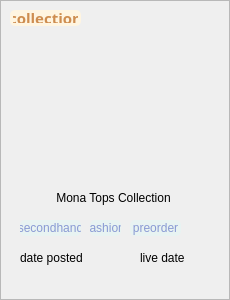
        <widget class="QFrame" name="post_sample_2">
         <property name="minimumSize">
          <size>
           <width>230</width>
           <height>300</height>
          </size>
         </property>
         <property name="maximumSize">
          <size>
           <width>230</width>
           <height>300</height>
          </size>
         </property>
         <property name="styleSheet">
          <string notr="true">#post_image {
  weight: 2; 
}

#post_info {
  weight: 1;
}</string>
         </property>
         <property name="frameShape">
          <enum>QFrame::StyledPanel</enum>
         </property>
         <property name="frameShadow">
          <enum>QFrame::Raised</enum>
         </property>
         <widget class="QLabel" name="post_image_15">
          <property name="geometry">
           <rect>
            <x>0</x>
            <y>0</y>
            <width>230</width>
            <height>170</height>
           </rect>
          </property>
          <property name="sizePolicy">
           <sizepolicy hsizetype="Preferred" vsizetype="Preferred">
            <horstretch>0</horstretch>
            <verstretch>10</verstretch>
           </sizepolicy>
          </property>
          <property name="text">
           <string/>
          </property>
          <property name="pixmap">
           <pixmap resource="../../../public/images/post_images/post_images.qrc">:/post_images/IMG_7102.jpg</pixmap>
          </property>
          <property name="scaledContents">
           <bool>true</bool>
          </property>
         </widget>
         <widget class="QWidget" name="post_info_15" native="true">
          <property name="geometry">
           <rect>
            <x>10</x>
            <y>180</y>
            <width>211</width>
            <height>111</height>
           </rect>
          </property>
          <property name="sizePolicy">
           <sizepolicy hsizetype="Preferred" vsizetype="Preferred">
            <horstretch>0</horstretch>
            <verstretch>0</verstretch>
           </sizepolicy>
          </property>
          <property name="styleSheet">
           <string notr="true"/>
          </property>
          <widget class="QLabel" name="post_title_15">
           <property name="geometry">
            <rect>
             <x>10</x>
             <y>10</y>
             <width>187</width>
             <height>16</height>
            </rect>
           </property>
           <property name="styleSheet">
            <string notr="true">QLabel {
    
	font: 700 13pt &quot;Manrope&quot;;
}</string>
           </property>
           <property name="text">
            <string>Mona Tops Collection</string>
           </property>
           <property name="alignment">
            <set>Qt::AlignCenter</set>
           </property>
           <property name="wordWrap">
            <bool>true</bool>
           </property>
          </widget>
          <widget class="QWidget" name="post_details_9" native="true">
           <property name="geometry">
            <rect>
             <x>0</x>
             <y>60</y>
             <width>211</width>
             <height>31</height>
            </rect>
           </property>
           <property name="styleSheet">
            <string notr="true">QLabel {font: 400 12pt &quot;Manrope&quot;;}</string>
           </property>
           <widget class="QLabel" name="sales_type_10">
            <property name="geometry">
             <rect>
              <x>10</x>
              <y>10</y>
              <width>72</width>
              <height>16</height>
             </rect>
            </property>
            <property name="text">
             <string>date posted</string>
            </property>
           </widget>
           <widget class="QLabel" name="live_date_10">
            <property name="geometry">
             <rect>
              <x>130</x>
              <y>10</y>
              <width>55</width>
              <height>16</height>
             </rect>
            </property>
            <property name="text">
             <string>live date</string>
            </property>
           </widget>
          </widget>
          <widget class="QWidget" name="post_tags_15" native="true">
           <property name="geometry">
            <rect>
             <x>0</x>
             <y>30</y>
             <width>211</width>
             <height>31</height>
            </rect>
           </property>
           <property name="styleSheet">
            <string notr="true">QLabel {
    font: 600 11pt &quot;Manrope&quot;;
    color: rgb(137, 153, 211);
    text-align: center;
    background-color: #E8F3F2;
    border-radius: 5px;
}</string>
           </property>
           <widget class="QLabel" name="tag_43">
            <property name="geometry">
             <rect>
              <x>10</x>
              <y>10</y>
              <width>61</width>
              <height>16</height>
             </rect>
            </property>
            <property name="styleSheet">
             <string notr="true"/>
            </property>
            <property name="text">
             <string>secondhand</string>
            </property>
            <property name="alignment">
             <set>Qt::AlignCenter</set>
            </property>
            <property name="margin">
             <number>1</number>
            </property>
           </widget>
           <widget class="QLabel" name="tag_44">
            <property name="geometry">
             <rect>
              <x>80</x>
              <y>10</y>
              <width>31</width>
              <height>16</height>
             </rect>
            </property>
            <property name="styleSheet">
             <string notr="true"/>
            </property>
            <property name="text">
             <string>fashion</string>
            </property>
            <property name="alignment">
             <set>Qt::AlignCenter</set>
            </property>
            <property name="margin">
             <number>1</number>
            </property>
           </widget>
           <widget class="QLabel" name="tag_45">
            <property name="geometry">
             <rect>
              <x>120</x>
              <y>10</y>
              <width>51</width>
              <height>16</height>
             </rect>
            </property>
            <property name="styleSheet">
             <string notr="true"/>
            </property>
            <property name="text">
             <string>preorder</string>
            </property>
            <property name="alignment">
             <set>Qt::AlignCenter</set>
            </property>
            <property name="margin">
             <number>1</number>
            </property>
           </widget>
          </widget>
         </widget>
         <widget class="QLabel" name="post_type_10">
          <property name="geometry">
           <rect>
            <x>10</x>
            <y>10</y>
            <width>71</width>
            <height>16</height>
           </rect>
          </property>
          <property name="font">
           <font>
            <family>Manrope</family>
            <pointsize>11</pointsize>
            <bold>true</bold>
           </font>
          </property>
          <property name="styleSheet">
           <string notr="true">border-radius: 5px; padding:3px;
background-color: rgb(255, 245, 225);
color:rgb(206, 141, 80);</string>
          </property>
          <property name="text">
           <string>collection</string>
          </property>
          <property name="alignment">
           <set>Qt::AlignCenter</set>
          </property>
         </widget>
        </widget>
